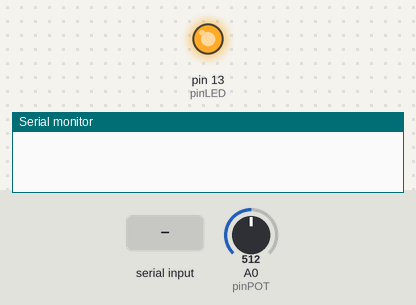
A program run on a simulated Arduino Mega 2560, built with avr-gcc and run on an emulated ATmega2560. On the bench: output pins drawn as LEDs (lit = HIGH), the last lines printed to the serial monitor. Dashed ring = blinking. The test bench sets the inputs (shaded band); at power-on: A0 (pinPOT) = 512.

Above: at 0.1 s.
At 1.8 s:
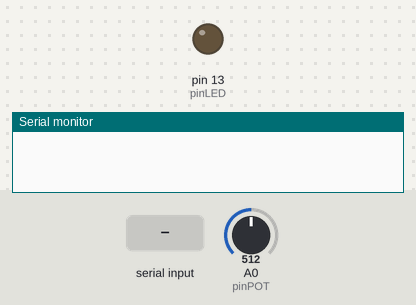
1.9 s: "1" received over Serial
At 3.8 s:
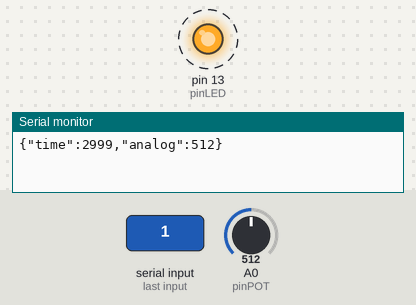
Timing chart, 0 to 10.5 s (numbered marks = the images above; inputs shaded):
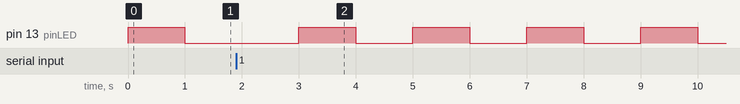

Measured:
- by itself, pin 13 (pinLED): alternates HIGH for 1.0 s and LOW for 1.0 s

The program:

main.cpp
```cpp
/*
 * Auteurs: Jean-Samuel Lauzon
 * Date: Fevrier 2022
 * Modif : Janvier 2025, 115200 BAUDS, JpGouin
 *
*/

/*------------------------------ Librairies ---------------------------------*/
#include <Arduino.h>
#include <ArduinoJson.h>

/*------------------------------ Constantes ---------------------------------*/

#define BAUD 115200        // Frequence de transmission serielle

/*---------------------------- Variables globales ---------------------------*/

volatile bool shouldSend_ = false;  // Drapeau prêt à envoyer un message
volatile bool shouldRead_ = false;  // Drapeau prêt à lire un message

bool ledState = 0;
int potValue = 0;

int pinLED = LED_BUILTIN;
int pinPOT = A0;


/*------------------------- Prototypes de fonctions -------------------------*/
void sendMsg();
void readMsg();
void serialEvent();
/*---------------------------- Fonctions "Main" -----------------------------*/

void setup() {
  Serial.begin(BAUD);               // Initialisation de la communication serielle
  pinMode(pinLED, OUTPUT);
  digitalWrite(pinLED, ledState);
}

/* Boucle principale (infinie) */
void loop() {

  if(shouldRead_){
    readMsg();
    sendMsg();
  }

  potValue = analogRead(pinPOT);
  //Serial.println(potValue);          // debug
  ledState = !ledState;
  digitalWrite(pinLED, ledState);
  delay(1000);  // delais de 10 ms
}

/*---------------------------Definition de fonctions ------------------------*/

void serialEvent() { shouldRead_ = true; }


/*---------------------------Definition de fonctions ------------------------
Fonction d'envoi
Entrée : Aucun
Sortie : Aucun
Traitement : Envoi du message
-----------------------------------------------------------------------------*/
void sendMsg() {
  StaticJsonDocument<500> doc;
  // Elements du message
  doc["time"] = millis();
  doc["analog"] = potValue;

  // Serialisation
  serializeJson(doc, Serial);

  // Envoie
  Serial.println();
  shouldSend_ = false;
}

/*---------------------------Definition de fonctions ------------------------
Fonction de reception
Entrée : Aucun
Sortie : Aucun
Traitement : Réception du message
-----------------------------------------------------------------------------*/
void readMsg(){
  // Lecture du message Json
  StaticJsonDocument<500> doc;
  JsonVariant parse_msg;

  // Lecture sur le port Seriel
  DeserializationError error = deserializeJson(doc, Serial);
  shouldRead_ = false;

  // Si erreur dans le message
  if (error) {
    Serial.print("deserialize() failed: ");
    Serial.println(error.c_str());
    return;
  }

  // Analyse des éléments du message message
  parse_msg = doc["led"];
  if (!parse_msg.isNull()) {
    // mettre la led a la valeur doc["led"]
    digitalWrite(pinLED,doc["led"].as<bool>());
  }
}
```
